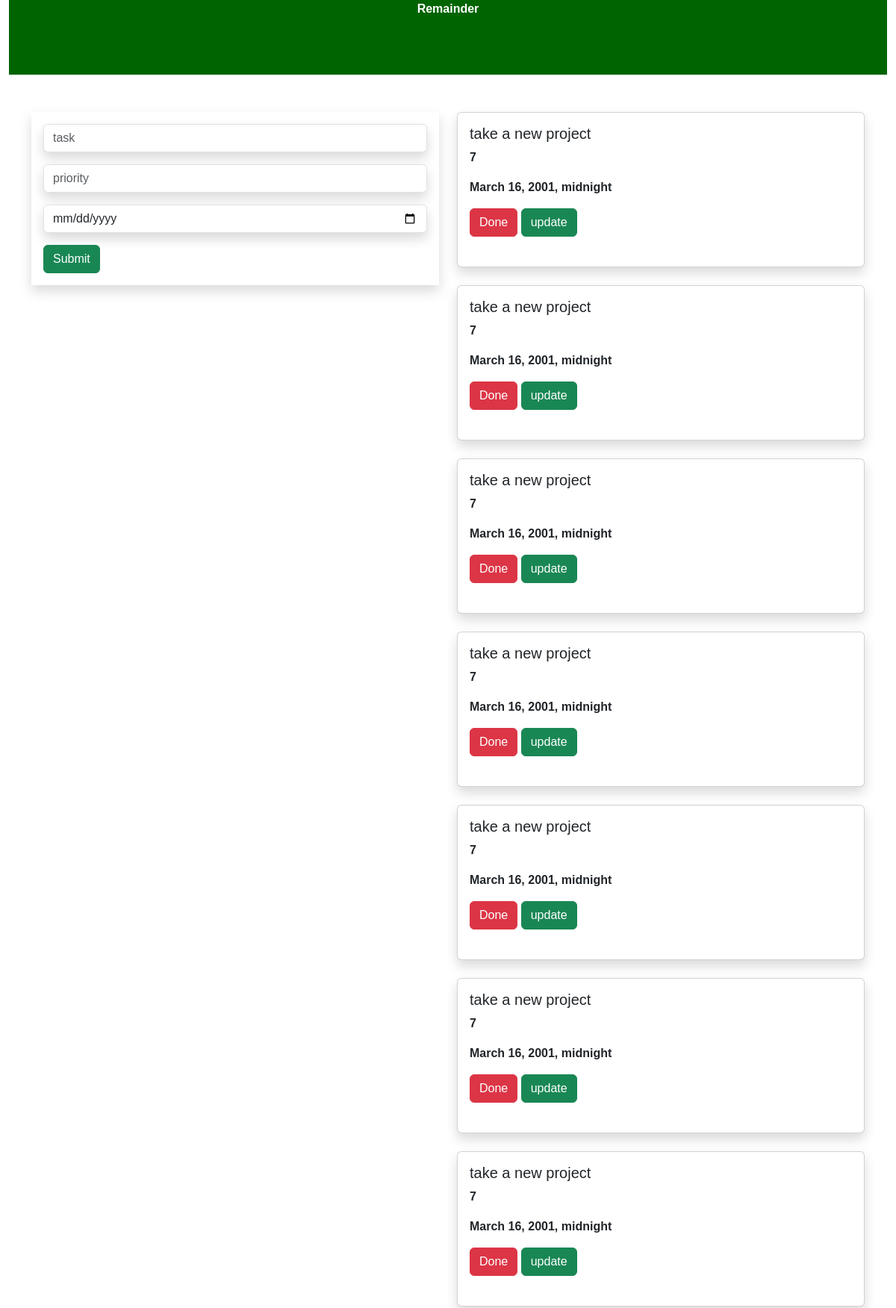
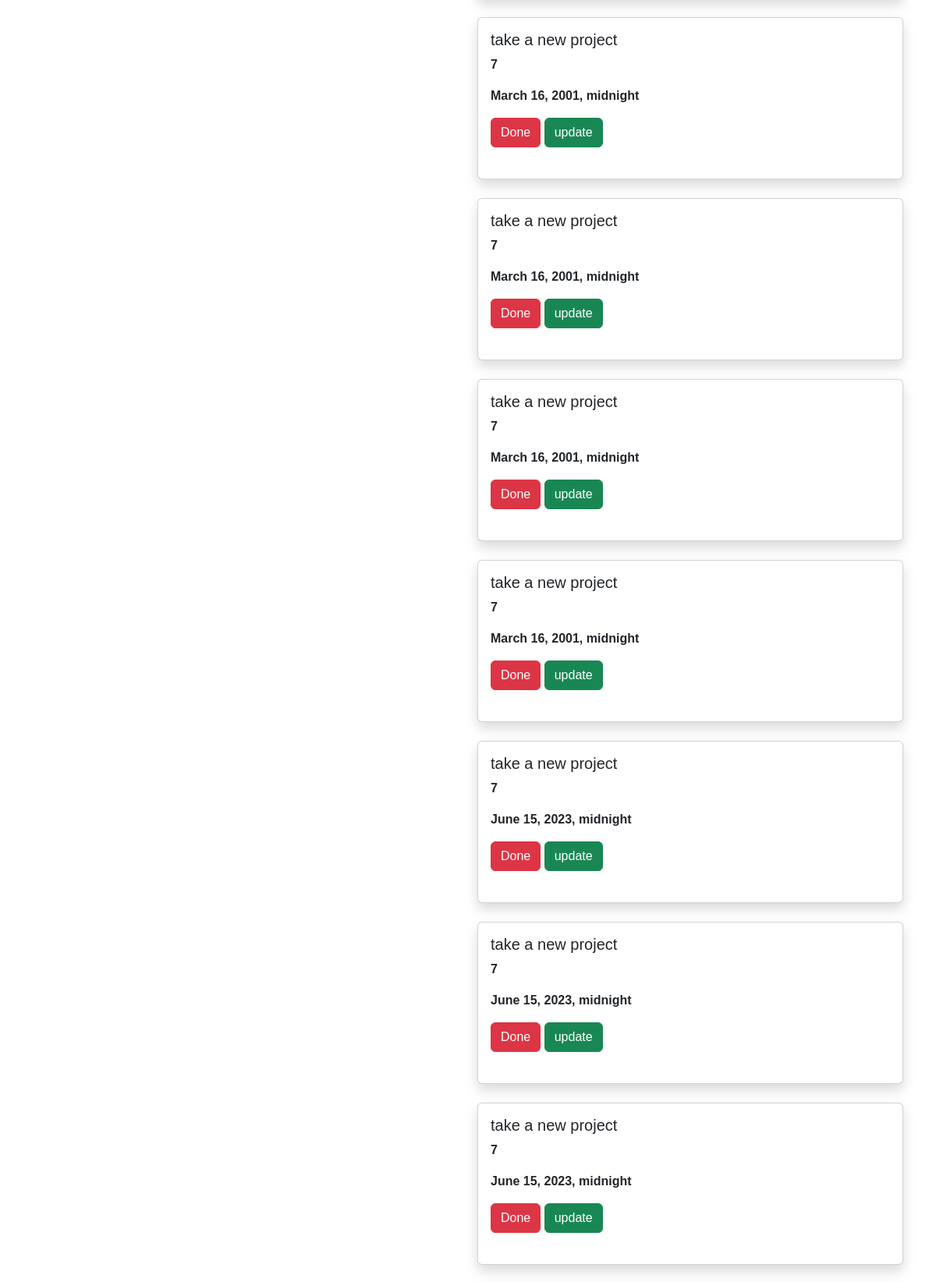
The page / (upper part) on the database its author committed (2 pictures, top to bottom).
### ap/models.py (models this page shows, shortened)
class Task(models.Model):
    name = models.CharField(max_length=250)
    priority = models.IntegerField()
    date = models.DateTimeField()

### ap/views.py (the view)
# urls.py: path('',views.add, name='add'),
def add(requset):
    task = Task.objects.all()
    if requset.method=='POST':
        name1 = requset.POST.get('task','')
        priority1 = requset.POST.get('priority','')
        date1 = requset.POST.get('date','')
        obj = Task(name=name1,priority=priority1,date=date1)
        obj.save()
    return render(requset,'index.html' ,{'task':task})

### templates/index.html (shortened to what this page needs)
{% extends 'base.html' %}
{% block contant %}
<div class="container-fluid">
    <div class="row">
        <div class="col-md-12">
            <div class="banner">
                <div class="banner-text"><b>Remainder</b></div>
            </div>
        </div>
    </div>
</div>
<div class="container">
    <div class="row">
        <div class="col-md-6">
            <form action="" class="p-3 shadow"  method="post">
            <div class="mb-3">
                <input type="text" class="form-control shadow"  name="task"  placeholder="task">
              </div>
              <div class="mb-3 ">
                <input type="number" class="form-control shadow" name="priority"  placeholder="priority">
              </div>
              <div class="mb-3 ">
                <input type="date" class="form-control shadow" name="date"  placeholder="enter th date">
              </div>
              <input type="submit" class=" btn btn-success">
            </form>
        </div>
        <div class="col-md-6">
            {% for i in task %}
            <div class="card shadow">
                <div class="card-body ">
                    <h5 class="card-title">{{i.name}}</h5>
                    <p class="card-text"><b>{{ i.priority}}</b></p>
                    <p class="card-text"><b>{{ i.date}}</b></p>
                    <a href="{% url 'delete' i.id %}" class="btn btn-danger">Done</a>
                    <a href="{% url 'update' i.id %}" class="btn btn-success">update</a>
                </div>
                <br>
            </div> <br>
            {% endfor %}
        </div>
    </div>
</div>
{% endblock contant %}

### templates/base.html (shortened to what this page needs)
{% load static %}
<!DOCTYPE html>
<html lang="en">
<head>
    <link href="https://cdn.jsdelivr.net/npm/bootstrap@5.3.0/dist/css/bootstrap.min.css" rel="stylesheet">
    <link rel="stylesheet" href="{% static 'style.css' %}">
</head>
<body>
    {% block contant %}{% endblock contant %}
</body>
</html>

### static/style.css (style rules this page uses)
* { margin: 0; padding: 0; font-family: Arial, Helvetica, sans-serif; }
.banner { background-color:darkgreen ; width: 100%; height: 100px; margin-bottom: 50px; }
.banner-text { text-align: center; color: white; }

### rows shown on the page
Task: name "take a new project", priority "7", date "March 16, 2001, midnight"
Task: name "take a new project", priority "7", date "March 16, 2001, midnight"
Task: name "take a new project", priority "7", date "March 16, 2001, midnight"
Task: name "take a new project", priority "7", date "March 16, 2001, midnight"
Task: name "take a new project", priority "7", date "March 16, 2001, midnight"
Task: name "take a new project", priority "7", date "March 16, 2001, midnight"
Task: name "take a new project", priority "7", date "March 16, 2001, midnight"
Task: name "take a new project", priority "7", date "March 16, 2001, midnight"
Task: name "take a new project", priority "7", date "March 16, 2001, midnight"
Task: name "take a new project", priority "7", date "March 16, 2001, midnight"
Task: name "take a new project", priority "7", date "March 16, 2001, midnight"
Task: name "take a new project", priority "7", date "June 15, 2023, midnight"
Task: name "take a new project", priority "7", date "June 15, 2023, midnight"
Task: name "take a new project", priority "7", date "June 15, 2023, midnight"
